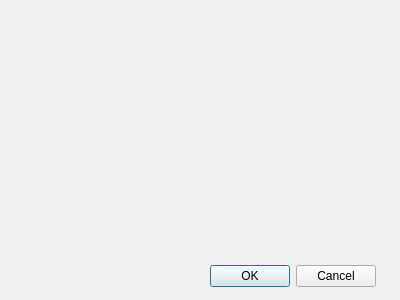
<?xml version="1.0" encoding="UTF-8"?>
<ui version="4.0">
 <class>DialogProperty</class>
 <widget class="QDialog" name="DialogProperty">
  <property name="geometry">
   <rect>
    <x>0</x>
    <y>0</y>
    <width>400</width>
    <height>300</height>
   </rect>
  </property>
  <property name="windowTitle">
   <string>Dialog</string>
  </property>
  <widget class="QDialogButtonBox" name="buttonBox">
   <property name="geometry">
    <rect>
     <x>210</x>
     <y>260</y>
     <width>166</width>
     <height>32</height>
    </rect>
   </property>
   <property name="orientation">
    <enum>Qt::Horizontal</enum>
   </property>
   <property name="standardButtons">
    <set>QDialogButtonBox::Cancel|QDialogButtonBox::Ok</set>
   </property>
  </widget>
 </widget>
 <resources/>
 <connections>
  <connection>
   <sender>buttonBox</sender>
   <signal>accepted()</signal>
   <receiver>DialogProperty</receiver>
   <slot>accept()</slot>
   <hints>
    <hint type="sourcelabel">
     <x>248</x>
     <y>254</y>
    </hint>
    <hint type="destinationlabel">
     <x>157</x>
     <y>274</y>
    </hint>
   </hints>
  </connection>
  <connection>
   <sender>buttonBox</sender>
   <signal>rejected()</signal>
   <receiver>DialogProperty</receiver>
   <slot>reject()</slot>
   <hints>
    <hint type="sourcelabel">
     <x>316</x>
     <y>260</y>
    </hint>
    <hint type="destinationlabel">
     <x>286</x>
     <y>274</y>
    </hint>
   </hints>
  </connection>
 </connections>
</ui>
